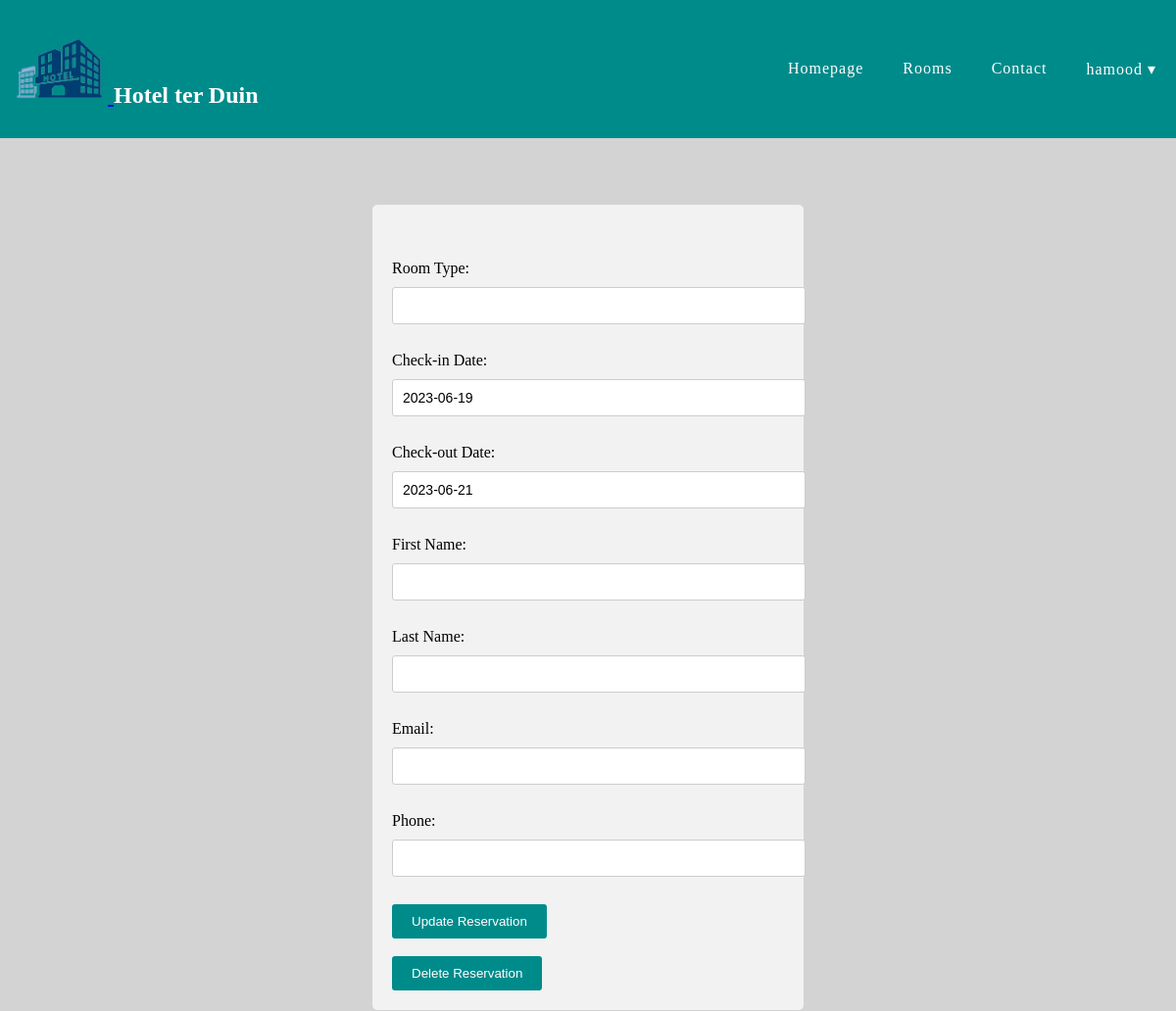
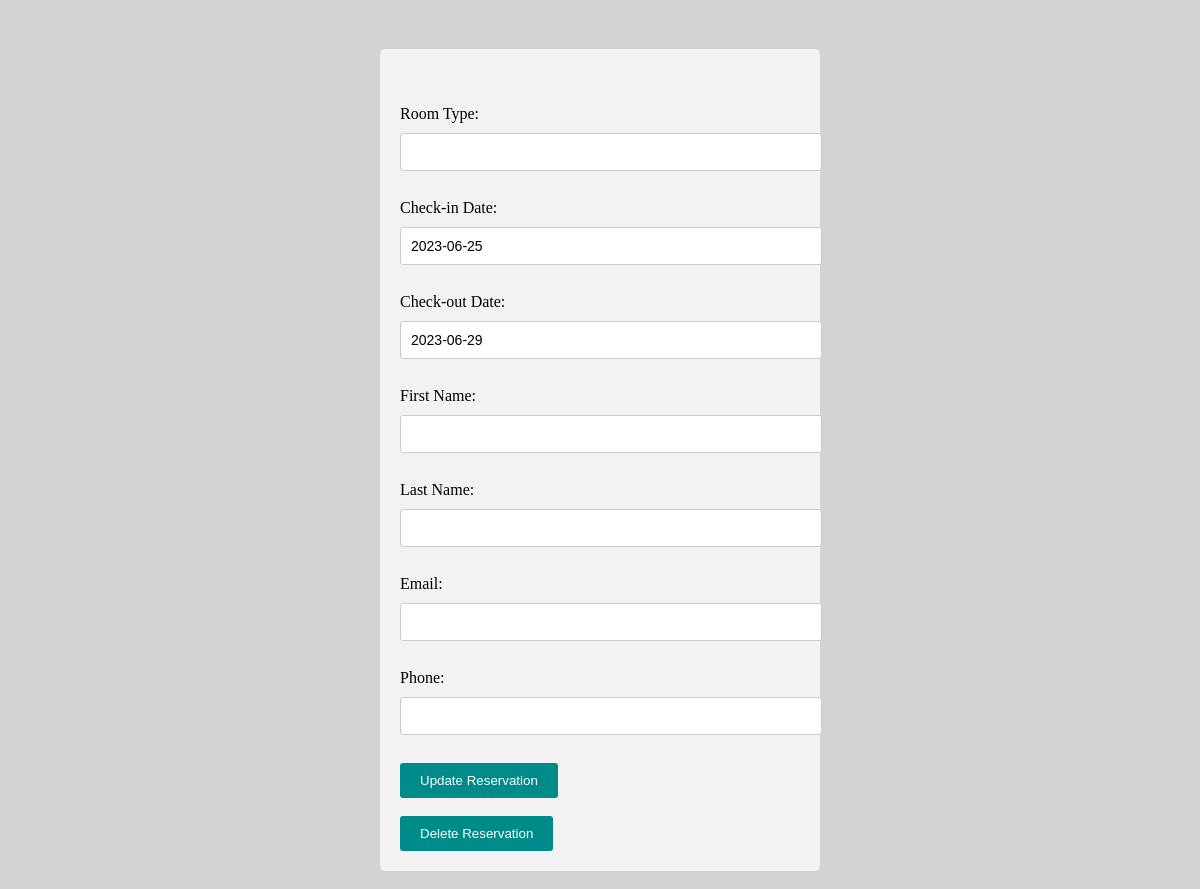
The app's page /hotelterduin/php/admin/producten.php (signed in) with its own data (2 pictures, top to bottom).
### tables this page shows
CREATE TABLE `reservations` (
  `reservation_id` int(11) NOT NULL,
  `user_id` int(11) DEFAULT NULL,
  `room_id` int(11) DEFAULT NULL,
  `check_in_date` date NOT NULL,
  `check_out_date` date NOT NULL
);

### hotelterduin/php/admin/producten.php (the view, shortened to what this page needs)
<?php
$db = new Db();
$PDO = $db->getPDO();
?>
<!DOCTYPE html>
<html>
<head>
    <link rel="stylesheet" href="../../css/style.css">
    <link rel="stylesheet" href="../../css/navbar.css">
</head>
<body>
    <header>
        <?php include '../../templates/navbar.php'; ?>
    </header>
    <br>
    <main>
        <article>
            <?php
            try {
                $sql = "SELECT * FROM reservations";
                $stmt = $PDO->prepare($sql);
                $stmt->execute();
                $reservations = $stmt->fetchAll(PDO::FETCH_ASSOC);
            } catch (PDOException $e) {
                echo $e->getMessage();
            }
            foreach ($reservations as $reservation) { ?>
                <div class="formulier">
                    <form action="../../db/actions/productverwijderen.php" method="post">
                        <div class="formulier-text">
                            <br><br>
                            <label for="room_type">Room Type:</label>
                            <input type="text" name="room_type" value="<?php echo $reservation['room_type']; ?>">
                            <br><br>
                            <label for="check_in_date">Check-in Date:</label>
                            <input type="text" name="check_in_date" value="<?php echo $reservation['check_in_date']; ?>">
                            <br><br>
                            <label for="check_out_date">Check-out Date:</label>
                            <input type="text" name="check_out_date" value="<?php echo $reservation['check_out_date']; ?>">
                            <br><br>
                            <label for="first_name">First Name:</label>
                            <input type="text" name="first_name" value="<?php echo $reservation['first_name']; ?>">
                            <br><br>
                            <label for="last_name">Last Name:</label>
                            <input type="text" name="last_name" value="<?php echo $reservation['last_name']; ?>">
                            <br><br>
                            <label for="email">Email:</label>
                            <input type="text" name="email" value="<?php echo $reservation['email']; ?>">
                            <br><br>
                            <label for="phone">Phone:</label>
                            <input type="text" name="phone" value="<?php echo $reservation['phone']; ?>">
                            <br /><br />
                            <input type="submit" name="submit" value="Update Reservation">
                            <br><br>
                            <input type="submit" name="submit" value="Delete Reservation">
                        </div>
                    </form>
                </div>
            <?php } ?>
        </article>
        <br>
    </main>
</body>
</html>

### hotelterduin/css/style.css (style rules this page uses)
body { background-color: lightgray; }
.formulier { max-width: 400px; margin: 0 auto; padding: 20px; background-color: #f2f2f2; border-radius: 5px; margin-top: 50px; }
.formulier label { display: block; margin-bottom: 10px; }
.formulier input[type="text"], .formulier input[type="email"], .formulier input[type="tel"], .formulier textarea { width: 100%; padding: 10px; border: 1px solid #ccc; border-radius: 3px; font-size: 14px; margin-bottom: 10px; }
.formulier input[type="submit"] { background-color: darkcyan; color: #fff; padding: 10px 20px; border: none; border-radius: 3px; cursor: pointer; }

### hotelterduin/css/navbar.css (style rules this page uses)
body { margin: 0; padding: 0; }
header { background-color: darkcyan; position: block; top: 10px; left: 0; width: 100%; z-index: 999; }

### records on screen
reservations: check_in_date "2023-06-19", check_out_date "2023-06-21"
reservations: check_in_date "2023-06-25", check_out_date "2023-06-29"

### other values on screen
$_SESSION['username'] "hamood"
